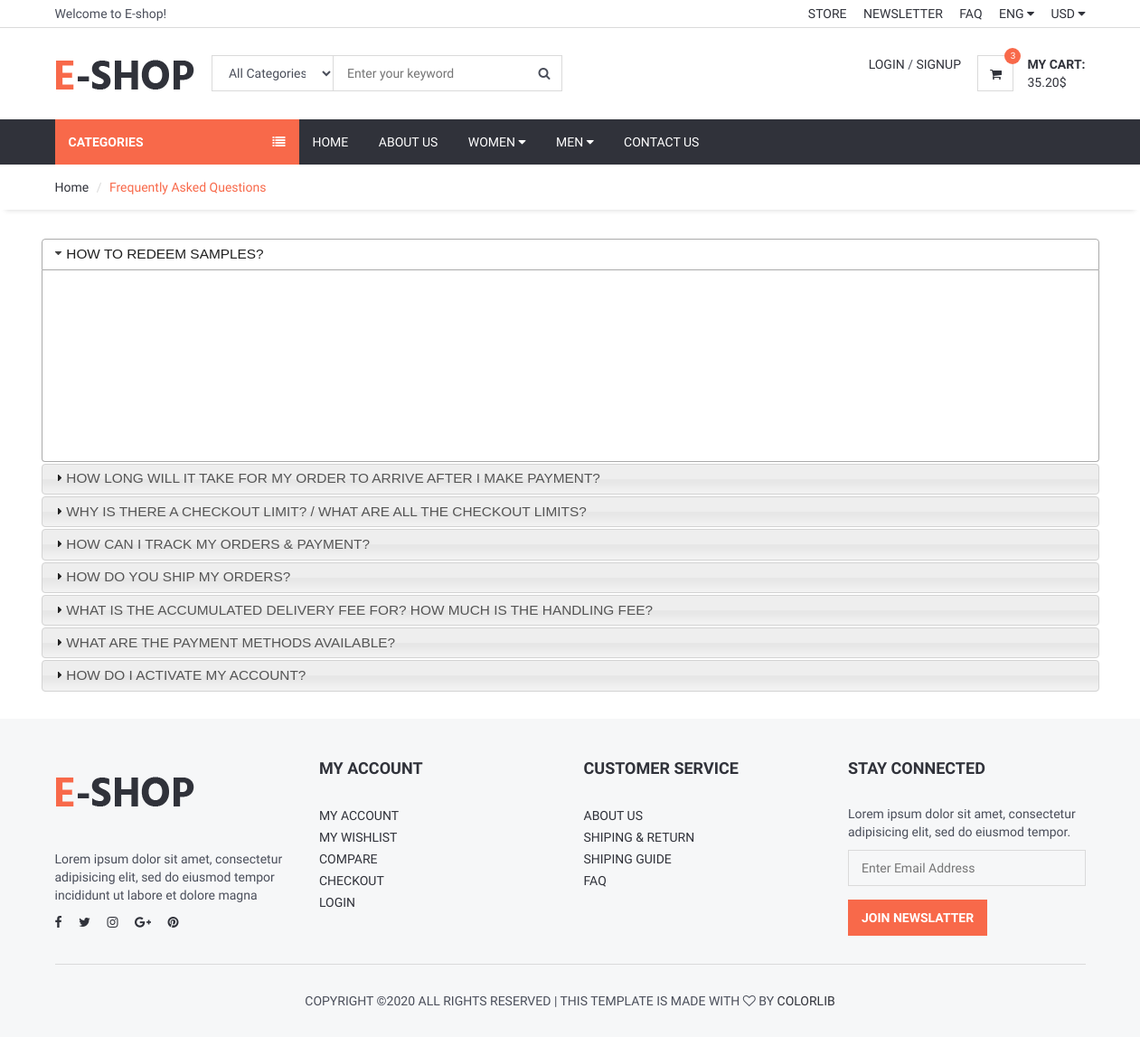
Screenshot of /faq/ with the database file from the repository.
### ecom/models.py (models this page shows, shortened)
class FAQ(models.Model):
    STATUS = (
        ('True', 'True'),
        ('False', 'False'),
    )
    ordernumber = models.IntegerField()
    question = models.CharField(max_length=200)
    answer = RichTextUploadingField()
    status = models.CharField(max_length=10, choices=STATUS)
    create_at = models.DateTimeField(auto_now_add=True)
    update_at = models.DateTimeField(auto_now=True)

### user/views.py (the view)
# urls.py: path('faq/', UserViews.faq, name='faq'),
def faq(request):
    category = Category.objects.all()
    faq = FAQ.objects.filter(status="True").order_by("ordernumber")
    context = {
        'category': category,
        'faq': faq,
    }
    return render(request, 'faq.html', context)

### ecom/templates/faq.html (shortened to what this page needs)
{% extends 'ecombase.html' %}
{% block sidebar %} {% include 'sidebar.html' %} {% endblock %}
{% block body %}
    <div id="breadcrumb">
        <div class="container">
            <ul class="breadcrumb">
                <li><a href="/">Home</a></li>
                <li class="active">Frequently Asked Questions</li>
            </ul>
        </div>
    </div>
    <div class="section">
        <div class="container">
            <div class="row">
                <div id="accordion">
                    {% for rs in faq %}
                        <h3>{{ rs.question }}</h3>
                        <div>
                            <p>
                                {{ rs.answer | safe }}
                            </p>
                        </div>
                    {% endfor %}
                </div>
            </div>
        </div>
    </div>
{% endblock %}

### ecom/static/css/style.css (style rules this page uses)
body { font-family: 'Hind', sans-serif; color: #4A4E5A; overflow-x: hidden; }
h1, h2, h3, h4, h5, h6 { color: #30323A; margin: 0 0 10px; font-weight: 700; }
ul, ol { margin: 0; padding: 0; list-style: none }
.section { padding-top: 30px; padding-bottom: 30px; }
#breadcrumb { -webkit-box-shadow: 0px 6px 6px -6px rgba(0, 0, 0, 0.175); box-shadow: 0px 6px 6px -6px rgba(0, 0, 0, 0.175); }
.breadcrumb { background-color: transparent; border: none; border-radius: 0px; padding: 15px 0px; margin: 0; }
.breadcrumb>.active { color: #F8694A; }
.breadcrumb>li+li:before { color: #DADADA; }

### rows the page displays
FAQ: question "HOW TO REDEEM SAMPLES?"
FAQ: question "HOW LONG WILL IT TAKE FOR MY ORDER TO ARRIVE AFTER I MAKE PAYMENT?"
FAQ: question "WHY IS THERE A CHECKOUT LIMIT? / WHAT ARE ALL THE CHECKOUT LIMITS?"
FAQ: question "HOW CAN I TRACK MY ORDERS & PAYMENT?"
FAQ: question "HOW DO YOU SHIP MY ORDERS?"
FAQ: question "WHAT IS THE ACCUMULATED DELIVERY FEE FOR? HOW MUCH IS THE HANDLING FEE?"
FAQ: question "WHAT ARE THE PAYMENT METHODS AVAILABLE?"
FAQ: question "HOW DO I ACTIVATE MY ACCOUNT?"
